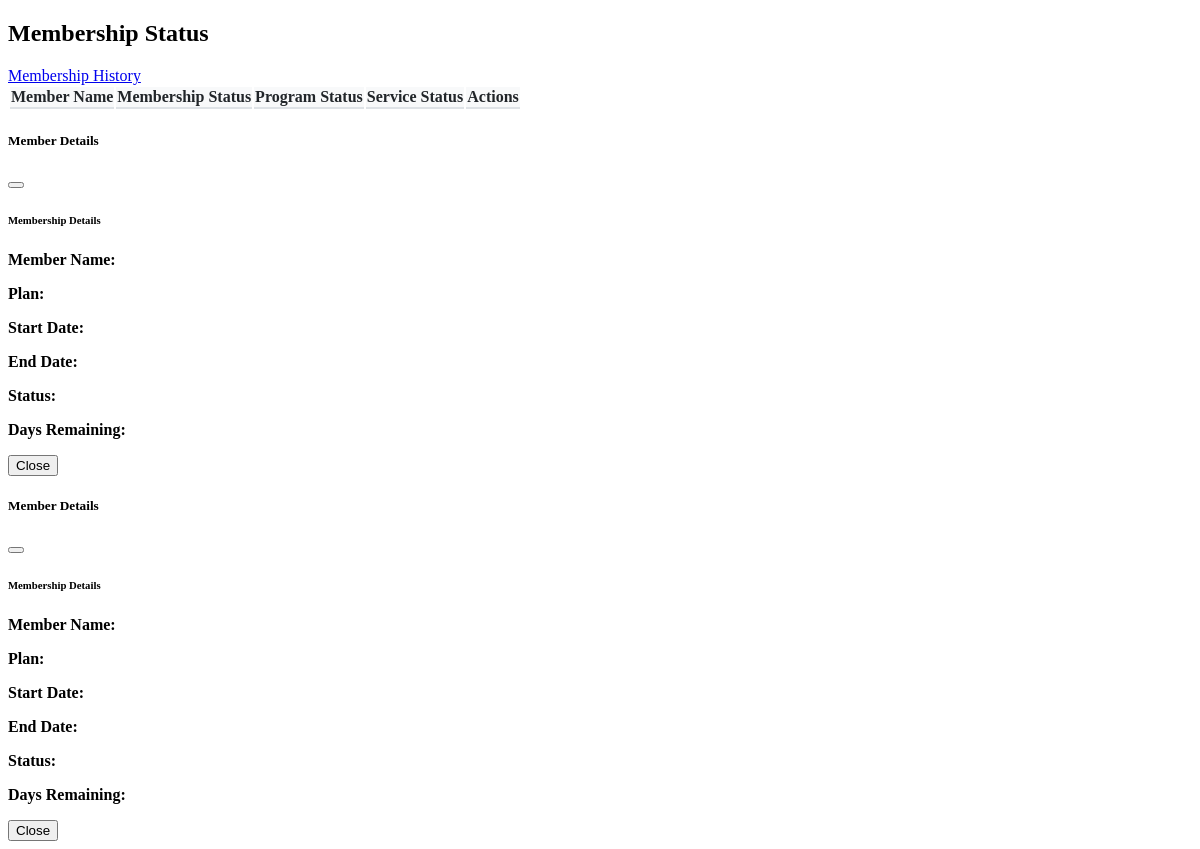
/admin/pages/members/members_status.php, run on an earlier commit of the app's database.
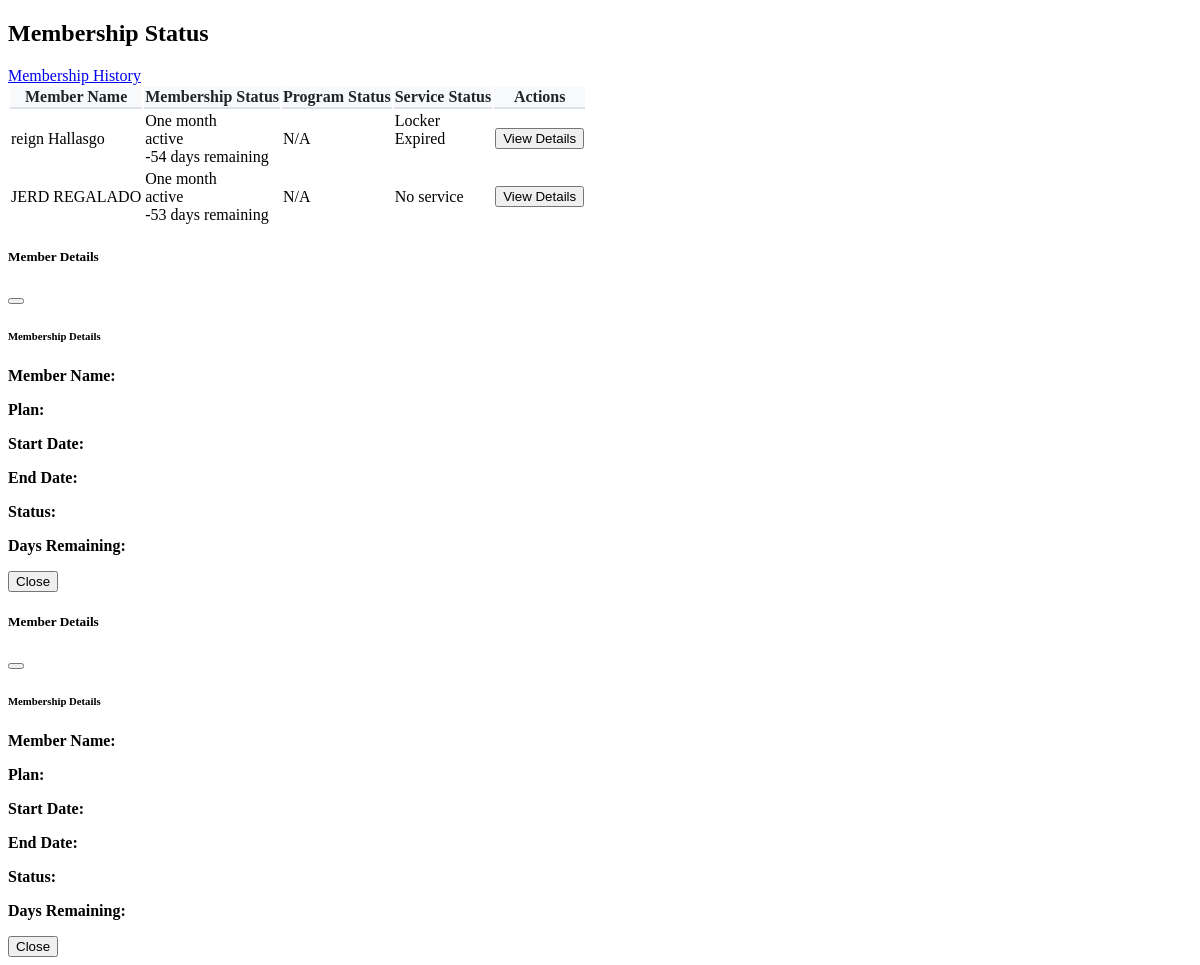
And on a later commit of the database.
### tables this page shows
CREATE TABLE `users` (
  `id` int(11) NOT NULL,
  `username` varchar(50) NOT NULL,
  `password` varchar(255) NOT NULL,
  `role_id` int(11) NOT NULL,
  `is_active` tinyint(1) DEFAULT 1,
  `created_at` timestamp NOT NULL DEFAULT current_timestamp(),
  `updated_at` timestamp NOT NULL DEFAULT current_timestamp() ON UPDATE current_timestamp(),
  `is_banned` tinyint(1) DEFAULT 0,
  `last_password_change` timestamp NULL DEFAULT current_timestamp()
);

CREATE TABLE `membership_plans` (
  `id` int(11) NOT NULL,
  `plan_name` varchar(100) NOT NULL,
  `plan_type` enum('standard','special') NOT NULL,
  `price` decimal(10,2) NOT NULL,
  `duration` int(11) NOT NULL,
  `duration_type_id` int(11) NOT NULL,
  `description` text DEFAULT NULL,
  `start_date` date DEFAULT NULL,
  `end_date` date DEFAULT NULL,
  `status` enum('active','inactive') NOT NULL,
  `is_removed` tinyint(1) NOT NULL DEFAULT 0,
  `created_at` timestamp NOT NULL DEFAULT current_timestamp(),
  `updated_at` timestamp NOT NULL DEFAULT current_timestamp() ON UPDATE current_timestamp()
);

CREATE TABLE `memberships` (
  `id` int(11) NOT NULL,
  `transaction_id` int(11) NOT NULL,
  `membership_plan_id` int(11) NOT NULL,
  `start_date` date NOT NULL,
  `end_date` date NOT NULL,
  `amount` decimal(10,2) NOT NULL,
  `status` enum('active','expiring','expired') NOT NULL,
  `is_paid` tinyint(1) NOT NULL DEFAULT 0,
  `payment_date` datetime DEFAULT NULL,
  `created_at` timestamp NOT NULL DEFAULT current_timestamp(),
  `updated_at` timestamp NOT NULL DEFAULT current_timestamp() ON UPDATE current_timestamp()
);

CREATE TABLE `rental_subscriptions` (
  `id` int(11) NOT NULL,
  `transaction_id` int(11) NOT NULL,
  `rental_service_id` int(11) NOT NULL,
  `start_date` date NOT NULL,
  `end_date` date NOT NULL,
  `amount` decimal(10,2) NOT NULL,
  `status` enum('active','expiring','expired') NOT NULL,
  `is_paid` tinyint(1) NOT NULL DEFAULT 0,
  `payment_date` datetime DEFAULT NULL,
  `created_at` timestamp NOT NULL DEFAULT current_timestamp(),
  `updated_at` timestamp NOT NULL DEFAULT current_timestamp() ON UPDATE current_timestamp()
);

CREATE TABLE `rental_services` (
  `id` int(11) NOT NULL,
  `service_name` varchar(100) NOT NULL,
  `price` decimal(10,2) NOT NULL,
  `total_slots` int(11) NOT NULL,
  `available_slots` int(11) NOT NULL,
  `duration` int(11) NOT NULL,
  `duration_type_id` int(11) NOT NULL,
  `description` text DEFAULT NULL,
  `status` enum('active','inactive') NOT NULL,
  `is_removed` tinyint(1) NOT NULL DEFAULT 0,
  `created_at` timestamp NOT NULL DEFAULT current_timestamp(),
  `updated_at` timestamp NOT NULL DEFAULT current_timestamp() ON UPDATE current_timestamp()
);

### admin/pages/members/members_status.php (the view, shortened to what the changed rows need)
<?php
$database = new Database();
$pdo = $database->connect();
$query = "SELECT
    u.id AS user_id,
    CONCAT(pd.first_name, ' ', pd.last_name) as full_name,
    m.id as membership_id,
    mp.plan_name as membership_plan,
    m.start_date as membership_start,
    m.end_date as membership_end,
    m.status as membership_status,
    CASE
        WHEN m.status = 'expired' THEN 'Expired'
        ELSE CONCAT(DATEDIFF(m.end_date, CURDATE()), ' days remaining')
    END as days_remaining,
    t.created_at as transaction_date,
    t.id as transaction_id
FROM users u
INNER JOIN personal_details pd ON u.id = pd.user_id
INNER JOIN transactions t ON u.id = t.user_id AND t.status = 'confirmed'
INNER JOIN memberships m ON t.id = m.transaction_id
INNER JOIN membership_plans mp ON m.membership_plan_id = mp.id
WHERE u.is_active = 1
AND m.status IN ('active', 'expiring')
AND m.is_paid = 1
ORDER BY
    CASE m.status
        WHEN 'expiring' THEN 1
        WHEN 'active' THEN 2
        ELSE 3
    END,
    m.end_date ASC";
$stmt = $pdo->prepare($query);
$stmt->execute();
$members = $stmt->fetchAll(PDO::FETCH_ASSOC);
function getProgramDetailsForMember($pdo, $transactionId) {
    $query = "SELECT
        p.program_name,
        CONCAT(COALESCE(coach.first_name, ''), ' ', COALESCE(coach.last_name, '')) as coach_name,
        MIN(pss.date) as start_date,
        MAX(pss.date) as end_date,
        CASE
            WHEN MAX(pss.date) IS NULL THEN NULL
            WHEN MAX(pss.date) < CURDATE() THEN 'Expired'
            ELSE CONCAT(DATEDIFF(MAX(pss.date), CURDATE()), ' days remaining')
        END as status
    FROM program_subscriptions ps
    LEFT JOIN coach_program_types cpt ON ps.coach_program_type_id = cpt.id
    LEFT JOIN programs p ON cpt.program_id = p.id
    LEFT JOIN program_subscription_schedule pss ON ps.id = pss.program_subscription_id
    LEFT JOIN users coach_user ON ps.coach_id = coach_user.id
    LEFT JOIN personal_details coach ON coach_user.id = coach.user_id
    WHERE ps.transaction_id = :transaction_id
    GROUP BY p.program_name, coach.first_name, coach.last_name";
    $stmt = $pdo->prepare($query);
    $stmt->bindParam(':transaction_id', $transactionId, PDO::PARAM_INT);
    $stmt->execute();
    return $stmt->fetchAll(PDO::FETCH_ASSOC);
}
function getServiceDetailsForMember($pdo, $transactionId) {
    $query = "SELECT
        srv.service_name,
        rs.start_date,
        rs.end_date,
        CASE
            WHEN rs.end_date IS NULL THEN NULL
            WHEN rs.end_date < CURDATE() THEN 'Expired'
            ELSE CONCAT(DATEDIFF(rs.end_date, CURDATE()), ' days remaining')
        END as status
    FROM rental_subscriptions rs
    LEFT JOIN rental_services srv ON rs.rental_service_id = srv.id
    WHERE rs.transaction_id = :transaction_id";
    $stmt = $pdo->prepare($query);
    $stmt->bindParam(':transaction_id', $transactionId, PDO::PARAM_INT);
    $stmt->execute();
    return $stmt->fetchAll(PDO::FETCH_ASSOC);
}
foreach ($members as &$member) {
    $member['programs'] = getProgramDetailsForMember($pdo, $member['transaction_id']);
    $member['services'] = getServiceDetailsForMember($pdo, $member['transaction_id']);
}
?>
<!DOCTYPE html>
<html lang="en">
<head>
</head>
<body>
    <div class="container-fluid py-4">
        <div class="d-flex justify-content-between align-items-center mb-4">
            <h2>Membership Status</h2>
        </div>
        <div class="card">
            <div class="card-body">
            <table id="subscriptionsTable" class="table table-striped table-bordered scrollable-table w-100">
                <thead>
                <tr>
                    <th>Member Name</th>
                    <th>Membership Status</th>
                    <th>Program Status</th>
                    <th>Service Status</th>
                    <th>Actions</th>
                </tr>
                </thead>
                <tbody>
                <?php foreach($members as $row): ?>
                <tr>
                    <td><?php echo htmlspecialchars($row['full_name']); ?></td>
                    <td>
                    <?php echo htmlspecialchars($row['membership_plan']); ?>
                    <br>
                    <span class="badge <?php
                        echo $row['membership_status'] === 'expired' ? 'bg-danger' : 'bg-success';
                        ?>">
                        <?php echo $row['membership_status']; ?>
                    </span>
                    <br>
                    <span class="badge <?php
                        echo strpos($row['days_remaining'], 'Expired') !== false ? 'bg-danger' : 'bg-success';
                        ?>">
                        <?php echo $row['days_remaining']; ?>
                    </span>
                    </td>
                    <td>
                    <?php
                    if (!empty($row['programs'])) {
                        foreach ($row['programs'] as $program) {
                            echo '<br>';
                            echo '<span class="badge ' .
                                (strpos($program['status'], 'Expired') !== false ? 'bg-danger' : 'bg-success') .
                                '">' . (isset($program['status']) ? htmlspecialchars($program['status']) : 'N/A') . '</span>';
                            echo '<br><br>';
                        }
                    } else {
                        echo '<span class="text-muted">No program</span>';
                    }
                    ?>
                    </td>
                    <td>
                    <?php
                    if (!empty($row['services'])) {
                        foreach ($row['services'] as $service) {
                            echo htmlspecialchars($service['service_name']);
                            echo '<br>';
                            echo '<span class="badge ' .
                                (strpos($service['status'], 'Expired') !== false ? 'bg-danger' : 'bg-success') .
                                '">' . (isset($service['status']) ? htmlspecialchars($service['status']) : 'N/A') . '</span>';
                            echo '<br><br>';
                        }
                    } else {
                        echo '<span class="text-muted">No service</span>';
                    }
                    ?>
                    </td>
                    <td>
                    <button type="button"
                        class="btn btn-primary btn-sm view-details"
                        data-bs-toggle="modal"
                        data-bs-target="#detailsModal"
                        data-details='<?php echo json_encode($row, JSON_HEX_APOS | JSON_HEX_QUOT); ?>'>
                        <i class="bi bi-eye"></i> View Details
                    </button>
                    </td>
                </tr>
                <?php endforeach; ?>
                </tbody>
            </table>
            </div>
        </div>
    </div>
</body>
</html>

What changed in the data, as far as the page shows it:
added users: full_name "reign Hallasgo", membership_plans.plan_name "One month", memberships.status "active", days_remaining "-54 days remaining"
added rental_subscriptions: rental_service.service_name "Locker", status "Expired"
added users: full_name "JERD REGALADO", membership_plans.plan_name "One month", memberships.status "active", days_remaining "-53 days remaining", shows "No service"
